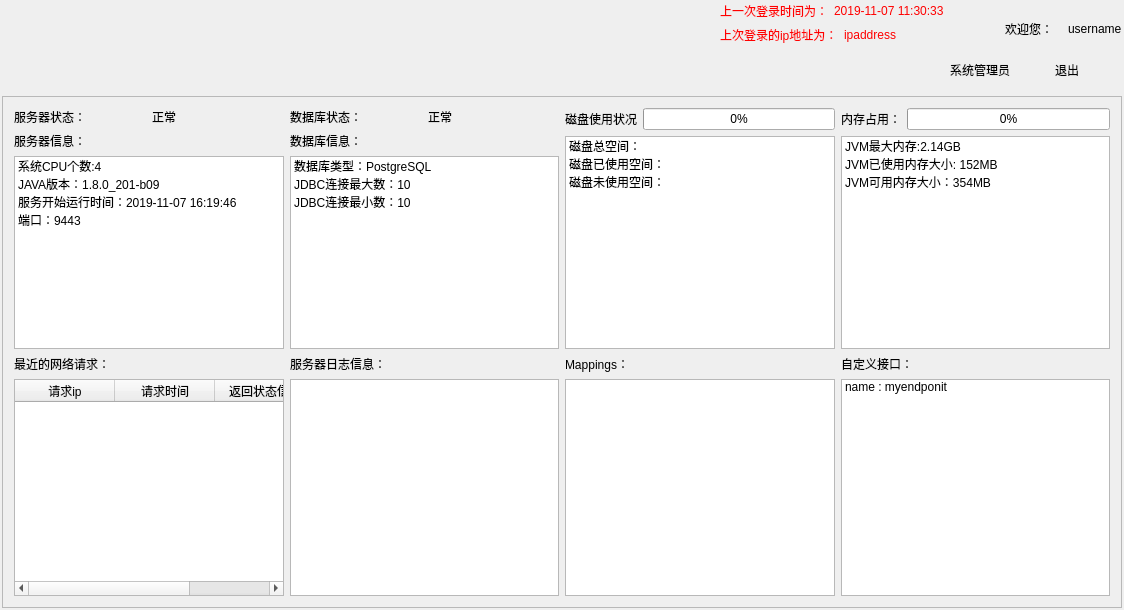
<?xml version="1.0" encoding="UTF-8"?>
<ui version="4.0">
 <class>SystemAdminWidget</class>
 <widget class="QWidget" name="SystemAdminWidget">
  <property name="geometry">
   <rect>
    <x>0</x>
    <y>0</y>
    <width>1124</width>
    <height>610</height>
   </rect>
  </property>
  <property name="windowTitle">
   <string>SystemAdminWidget</string>
  </property>
  <layout class="QHBoxLayout" name="horizontalLayout_18">
   <property name="leftMargin">
    <number>2</number>
   </property>
   <property name="topMargin">
    <number>2</number>
   </property>
   <property name="rightMargin">
    <number>2</number>
   </property>
   <property name="bottomMargin">
    <number>2</number>
   </property>
   <item>
    <layout class="QVBoxLayout" name="verticalLayout_3">
     <item>
      <widget class="QWidget" name="title_widget" native="true">
       <property name="minimumSize">
        <size>
         <width>0</width>
         <height>88</height>
        </size>
       </property>
       <property name="maximumSize">
        <size>
         <width>16777215</width>
         <height>88</height>
        </size>
       </property>
       <property name="styleSheet">
        <string notr="true"/>
       </property>
       <layout class="QHBoxLayout" name="horizontalLayout_6">
        <property name="leftMargin">
         <number>0</number>
        </property>
        <property name="topMargin">
         <number>0</number>
        </property>
        <property name="rightMargin">
         <number>0</number>
        </property>
        <property name="bottomMargin">
         <number>0</number>
        </property>
        <item>
         <widget class="QPushButton" name="system_management_pushButton">
          <property name="minimumSize">
           <size>
            <width>90</width>
            <height>88</height>
           </size>
          </property>
          <property name="toolTip">
           <string>档案检索</string>
          </property>
          <property name="styleSheet">
           <string notr="true">QPushButton{
	border-radius:0px;
	background-image: url(:/pic/resource/img/titlebar/xitong_mo.png);
}
QPushButton#pushButton_usermanagement:hover{
	background-image: url(:/pic/resource/img/titlebar/xitong_hua.png);
}
QPushButton#pushButton_usermanagement:pressed{
	background-image: url(:/pic/resource/img/titlebar/xitong_en.png);
}
</string>
          </property>
          <property name="text">
           <string/>
          </property>
         </widget>
        </item>
        <item>
         <spacer name="horizontalSpacer_9">
          <property name="orientation">
           <enum>Qt::Horizontal</enum>
          </property>
          <property name="sizeHint" stdset="0">
           <size>
            <width>111</width>
            <height>76</height>
           </size>
          </property>
         </spacer>
        </item>
        <item>
         <layout class="QVBoxLayout" name="verticalLayout_9">
          <item>
           <layout class="QHBoxLayout" name="horizontalLayout_12">
            <item>
             <widget class="QLabel" name="label_15">
              <property name="enabled">
               <bool>true</bool>
              </property>
              <property name="autoFillBackground">
               <bool>false</bool>
              </property>
              <property name="styleSheet">
               <string notr="true">font: 10pt &quot;微软雅黑&quot;;
color: rgb(255, 0, 0);</string>
              </property>
              <property name="text">
               <string>上一次登录时间为：</string>
              </property>
             </widget>
            </item>
            <item>
             <widget class="QLabel" name="lastlogintime_label">
              <property name="styleSheet">
               <string notr="true">font: 10pt &quot;微软雅黑&quot;;
color: rgb(255, 0, 0);</string>
              </property>
              <property name="text">
               <string>2019-11-07 11:30:33</string>
              </property>
             </widget>
            </item>
           </layout>
          </item>
          <item>
           <layout class="QHBoxLayout" name="horizontalLayout_17">
            <item>
             <widget class="QLabel" name="label_19">
              <property name="styleSheet">
               <string notr="true">font: 10pt &quot;微软雅黑&quot;;
color: rgb(255, 0, 0);</string>
              </property>
              <property name="text">
               <string>上次登录的ip地址为：</string>
              </property>
             </widget>
            </item>
            <item>
             <widget class="QLabel" name="lastauth_ipaddress_label">
              <property name="styleSheet">
               <string notr="true">font: 10pt &quot;微软雅黑&quot;;
color: rgb(255, 0, 0);</string>
              </property>
              <property name="text">
               <string>ipaddress</string>
              </property>
             </widget>
            </item>
           </layout>
          </item>
          <item>
           <spacer name="verticalSpacer_3">
            <property name="orientation">
             <enum>Qt::Vertical</enum>
            </property>
            <property name="sizeHint" stdset="0">
             <size>
              <width>20</width>
              <height>40</height>
             </size>
            </property>
           </spacer>
          </item>
         </layout>
        </item>
        <item>
         <layout class="QHBoxLayout" name="horizontalLayout_32">
          <item>
           <layout class="QVBoxLayout" name="verticalLayout_8">
            <property name="spacing">
             <number>0</number>
            </property>
            <property name="bottomMargin">
             <number>6</number>
            </property>
            <item>
             <layout class="QHBoxLayout" name="horizontalLayout_10">
              <property name="spacing">
               <number>15</number>
              </property>
              <item>
               <widget class="QLabel" name="icon_label">
                <property name="minimumSize">
                 <size>
                  <width>40</width>
                  <height>40</height>
                 </size>
                </property>
                <property name="maximumSize">
                 <size>
                  <width>40</width>
                  <height>40</height>
                 </size>
                </property>
                <property name="styleSheet">
                 <string notr="true">background-image: url(:/pic/resource/img/systemadmin.40.png);
</string>
                </property>
                <property name="text">
                 <string/>
                </property>
               </widget>
              </item>
              <item>
               <widget class="QLabel" name="label_18">
                <property name="maximumSize">
                 <size>
                  <width>65</width>
                  <height>16777215</height>
                 </size>
                </property>
                <property name="styleSheet">
                 <string notr="true">font: 14pt &quot;微软雅黑&quot;;
color: rgb(0, 0, 0);</string>
                </property>
                <property name="text">
                 <string>欢迎您：</string>
                </property>
               </widget>
              </item>
              <item>
               <widget class="QLabel" name="username_label">
                <property name="styleSheet">
                 <string notr="true">font: 14pt &quot;微软雅黑&quot;;
color: rgb(0, 0, 0);</string>
                </property>
                <property name="text">
                 <string>username</string>
                </property>
               </widget>
              </item>
             </layout>
            </item>
            <item>
             <layout class="QHBoxLayout" name="horizontalLayout_13">
              <property name="spacing">
               <number>15</number>
              </property>
              <item>
               <widget class="QLabel" name="label_12">
                <property name="styleSheet">
                 <string notr="true">font: 14pt &quot;微软雅黑&quot;;
color: rgb(0, 0, 0);</string>
                </property>
                <property name="text">
                 <string>系统管理员</string>
                </property>
               </widget>
              </item>
              <item>
               <widget class="QLabel" name="label_16">
                <property name="styleSheet">
                 <string notr="true">font: 14pt &quot;微软雅黑&quot;;
color: rgb(0, 0, 0);</string>
                </property>
                <property name="text">
                 <string>退出</string>
                </property>
                <property name="alignment">
                 <set>Qt::AlignRight|Qt::AlignTrailing|Qt::AlignVCenter</set>
                </property>
               </widget>
              </item>
              <item>
               <widget class="QPushButton" name="logout_pushButton">
                <property name="minimumSize">
                 <size>
                  <width>28</width>
                  <height>28</height>
                 </size>
                </property>
                <property name="maximumSize">
                 <size>
                  <width>28</width>
                  <height>28</height>
                 </size>
                </property>
                <property name="toolTip">
                 <string>退出账户</string>
                </property>
                <property name="styleSheet">
                 <string notr="true">QPushButton{
border-radius:14px;
border-image: url(:/pic/resource/img/logout_button_default.png);
} 
QPushButton:pressed{
border-radius:14px;
border-image: url(:/pic/resource/img/logout_button_pressed.png);
}
QPushButton:hover{
border-radius:14px;
border-image: url(:/pic/resource/img/logout_button_hover.png);
} </string>
                </property>
                <property name="text">
                 <string/>
                </property>
               </widget>
              </item>
             </layout>
            </item>
           </layout>
          </item>
         </layout>
        </item>
        <item>
         <layout class="QVBoxLayout" name="verticalLayout">
          <property name="bottomMargin">
           <number>0</number>
          </property>
          <item>
           <layout class="QHBoxLayout" name="horizontalLayout_19"/>
          </item>
         </layout>
        </item>
       </layout>
      </widget>
     </item>
     <item>
      <widget class="QStackedWidget" name="main_stackedWidget">
       <property name="currentIndex">
        <number>0</number>
       </property>
       <widget class="QWidget" name="system_management_page">
        <layout class="QHBoxLayout" name="horizontalLayout_27">
         <property name="leftMargin">
          <number>0</number>
         </property>
         <property name="topMargin">
          <number>0</number>
         </property>
         <property name="rightMargin">
          <number>0</number>
         </property>
         <property name="bottomMargin">
          <number>0</number>
         </property>
         <item>
          <widget class="QWidget" name="statistic_widget" native="true">
           <layout class="QHBoxLayout" name="horizontalLayout_21">
            <property name="leftMargin">
             <number>0</number>
            </property>
            <property name="topMargin">
             <number>0</number>
            </property>
            <property name="rightMargin">
             <number>0</number>
            </property>
            <property name="bottomMargin">
             <number>0</number>
            </property>
            <item>
             <layout class="QHBoxLayout" name="statistic_horizontalLayout">
              <item>
               <widget class="QScrollArea" name="scrollArea">
                <property name="widgetResizable">
                 <bool>true</bool>
                </property>
                <widget class="QWidget" name="scrollAreaWidgetContents">
                 <property name="geometry">
                  <rect>
                   <x>0</x>
                   <y>0</y>
                   <width>1114</width>
                   <height>506</height>
                  </rect>
                 </property>
                 <layout class="QHBoxLayout" name="horizontalLayout_33">
                  <item>
                   <layout class="QVBoxLayout" name="verticalLayout_26">
                    <item>
                     <layout class="QHBoxLayout" name="horizontalLayout_24">
                      <item>
                       <layout class="QVBoxLayout" name="verticalLayout_13">
                        <item>
                         <layout class="QHBoxLayout" name="horizontalLayout_3">
                          <item>
                           <widget class="QLabel" name="label_3">
                            <property name="styleSheet">
                             <string notr="true">font: 14pt &quot;微软雅黑&quot;;
color: rgb(0, 0, 0);</string>
                            </property>
                            <property name="text">
                             <string>服务器状态：</string>
                            </property>
                           </widget>
                          </item>
                          <item>
                           <widget class="QLabel" name="label_4">
                            <property name="styleSheet">
                             <string notr="true">font: 14pt &quot;微软雅黑&quot;;
color: rgb(0, 0, 0);</string>
                            </property>
                            <property name="text">
                             <string>正常</string>
                            </property>
                           </widget>
                          </item>
                         </layout>
                        </item>
                        <item>
                         <layout class="QVBoxLayout" name="verticalLayout_11">
                          <item>
                           <widget class="QLabel" name="label_17">
                            <property name="styleSheet">
                             <string notr="true">font: 14pt &quot;微软雅黑&quot;;
color: rgb(0, 0, 0);</string>
                            </property>
                            <property name="text">
                             <string>服务器信息：</string>
                            </property>
                           </widget>
                          </item>
                          <item>
                           <widget class="QListWidget" name="listWidget_3">
                            <item>
                             <property name="text">
                              <string>系统CPU个数:4</string>
                             </property>
                            </item>
                            <item>
                             <property name="text">
                              <string>JAVA版本：1.8.0_201-b09</string>
                             </property>
                            </item>
                            <item>
                             <property name="text">
                              <string>服务开始运行时间：2019-11-07 16:19:46</string>
                             </property>
                            </item>
                            <item>
                             <property name="text">
                              <string>端口：9443</string>
                             </property>
                            </item>
                           </widget>
                          </item>
                         </layout>
                        </item>
                       </layout>
                      </item>
                      <item>
                       <layout class="QVBoxLayout" name="verticalLayout_19">
                        <item>
                         <layout class="QHBoxLayout" name="horizontalLayout_4">
                          <item>
                           <widget class="QLabel" name="label_5">
                            <property name="styleSheet">
                             <string notr="true">font: 14pt &quot;微软雅黑&quot;;
color: rgb(0, 0, 0);</string>
                            </property>
                            <property name="text">
                             <string>数据库状态：</string>
                            </property>
                           </widget>
                          </item>
                          <item>
                           <widget class="QLabel" name="label_7">
                            <property name="styleSheet">
                             <string notr="true">font: 14pt &quot;微软雅黑&quot;;
color: rgb(0, 0, 0);</string>
                            </property>
                            <property name="text">
                             <string>正常</string>
                            </property>
                           </widget>
                          </item>
                         </layout>
                        </item>
                        <item>
                         <layout class="QVBoxLayout" name="verticalLayout_14">
                          <item>
                           <widget class="QLabel" name="label_20">
                            <property name="styleSheet">
                             <string notr="true">font: 14pt &quot;微软雅黑&quot;;
color: rgb(0, 0, 0);</string>
                            </property>
                            <property name="text">
                             <string>数据库信息：</string>
                            </property>
                           </widget>
                          </item>
                          <item>
                           <widget class="QListWidget" name="listWidget_4">
                            <item>
                             <property name="text">
                              <string>数据库类型：PostgreSQL</string>
                             </property>
                            </item>
                            <item>
                             <property name="text">
                              <string>JDBC连接最大数：10</string>
                             </property>
                            </item>
                            <item>
                             <property name="text">
                              <string>JDBC连接最小数：10</string>
                             </property>
                            </item>
                           </widget>
                          </item>
                         </layout>
                        </item>
                       </layout>
                      </item>
                      <item>
                       <layout class="QVBoxLayout" name="verticalLayout_2">
                        <item>
                         <layout class="QHBoxLayout" name="horizontalLayout_7">
                          <item>
                           <widget class="QLabel" name="label_9">
                            <property name="styleSheet">
                             <string notr="true">font: 14pt &quot;微软雅黑&quot;;
color: rgb(0, 0, 0);</string>
                            </property>
                            <property name="text">
                             <string>磁盘使用状况</string>
                            </property>
                           </widget>
                          </item>
                          <item>
                           <widget class="QProgressBar" name="progressBar">
                            <property name="value">
                             <number>0</number>
                            </property>
                           </widget>
                          </item>
                         </layout>
                        </item>
                        <item>
                         <widget class="QListWidget" name="listWidget">
                          <item>
                           <property name="text">
                            <string>磁盘总空间：</string>
                           </property>
                          </item>
                          <item>
                           <property name="text">
                            <string>磁盘已使用空间：</string>
                           </property>
                          </item>
                          <item>
                           <property name="text">
                            <string>磁盘未使用空间：</string>
                           </property>
                          </item>
                         </widget>
                        </item>
                       </layout>
                      </item>
                      <item>
                       <layout class="QVBoxLayout" name="verticalLayout_5">
                        <item>
                         <layout class="QHBoxLayout" name="horizontalLayout_8">
                          <item>
                           <widget class="QLabel" name="label_10">
                            <property name="styleSheet">
                             <string notr="true">font: 14pt &quot;微软雅黑&quot;;
color: rgb(0, 0, 0);</string>
                            </property>
                            <property name="text">
                             <string>内存占用：</string>
                            </property>
                           </widget>
                          </item>
                          <item>
                           <widget class="QProgressBar" name="progressBar_2">
                            <property name="value">
                             <number>0</number>
                            </property>
                           </widget>
                          </item>
                         </layout>
                        </item>
                        <item>
                         <widget class="QListWidget" name="listWidget_2">
                          <item>
                           <property name="text">
                            <string>JVM最大内存:2.14GB</string>
                           </property>
                          </item>
                          <item>
                           <property name="text">
                            <string>JVM已使用内存大小: 152MB</string>
                           </property>
                          </item>
                          <item>
                           <property name="text">
                            <string>JVM可用内存大小：354MB</string>
                           </property>
                          </item>
                         </widget>
                        </item>
                       </layout>
                      </item>
                     </layout>
                    </item>
                    <item>
                     <layout class="QHBoxLayout" name="horizontalLayout_28">
                      <item>
                       <layout class="QVBoxLayout" name="verticalLayout_20">
                        <item>
                         <widget class="QLabel" name="label_21">
                          <property name="styleSheet">
                           <string notr="true">font: 14pt &quot;微软雅黑&quot;;
color: rgb(0, 0, 0);</string>
                          </property>
                          <property name="text">
                           <string>最近的网络请求：</string>
                          </property>
                         </widget>
                        </item>
                        <item>
                         <widget class="QTableWidget" name="tableWidget_5">
                          <column>
                           <property name="text">
                            <string>请求ip</string>
                           </property>
                          </column>
                          <column>
                           <property name="text">
                            <string>请求时间</string>
                           </property>
                          </column>
                          <column>
                           <property name="text">
                            <string>返回状态信息</string>
                           </property>
                          </column>
                         </widget>
                        </item>
                       </layout>
                      </item>
                      <item>
                       <layout class="QVBoxLayout" name="verticalLayout_22">
                        <item>
                         <widget class="QLabel" name="label_23">
                          <property name="styleSheet">
                           <string notr="true">font: 14pt &quot;微软雅黑&quot;;
color: rgb(0, 0, 0);</string>
                          </property>
                          <property name="text">
                           <string>服务器日志信息：</string>
                          </property>
                         </widget>
                        </item>
                        <item>
                         <widget class="QListWidget" name="listWidget_7"/>
                        </item>
                       </layout>
                      </item>
                      <item>
                       <layout class="QVBoxLayout" name="verticalLayout_25">
                        <item>
                         <widget class="QLabel" name="label_26">
                          <property name="styleSheet">
                           <string notr="true">font: 14pt &quot;微软雅黑&quot;;
color: rgb(0, 0, 0);</string>
                          </property>
                          <property name="text">
                           <string>Mappings：</string>
                          </property>
                         </widget>
                        </item>
                        <item>
                         <widget class="QListWidget" name="listWidget_10"/>
                        </item>
                       </layout>
                      </item>
                      <item>
                       <layout class="QVBoxLayout" name="verticalLayout_21">
                        <item>
                         <widget class="QLabel" name="label_22">
                          <property name="styleSheet">
                           <string notr="true">font: 14pt &quot;微软雅黑&quot;;
color: rgb(0, 0, 0);</string>
                          </property>
                          <property name="text">
                           <string>自定义接口：</string>
                          </property>
                         </widget>
                        </item>
                        <item>
                         <widget class="QListWidget" name="listWidget_6">
                          <item>
                           <property name="text">
                            <string>name : myendponit</string>
                           </property>
                          </item>
                         </widget>
                        </item>
                       </layout>
                      </item>
                     </layout>
                    </item>
                   </layout>
                  </item>
                 </layout>
                </widget>
               </widget>
              </item>
             </layout>
            </item>
           </layout>
          </widget>
         </item>
        </layout>
       </widget>
      </widget>
     </item>
    </layout>
   </item>
  </layout>
 </widget>
 <layoutdefault spacing="6" margin="11"/>
 <resources/>
 <connections/>
</ui>
